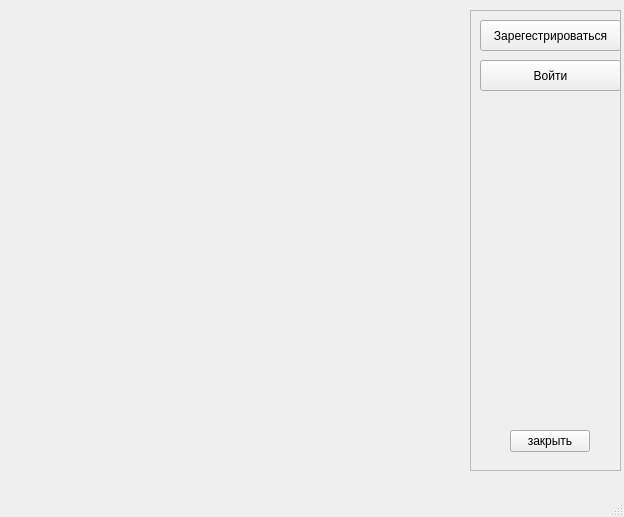
<?xml version="1.0" encoding="UTF-8"?>
<ui version="4.0">
 <class>MainWindow</class>
 <widget class="QMainWindow" name="MainWindow">
  <property name="geometry">
   <rect>
    <x>0</x>
    <y>0</y>
    <width>624</width>
    <height>517</height>
   </rect>
  </property>
  <property name="windowTitle">
   <string>MyPlayer3</string>
  </property>
  <widget class="QWidget" name="centralwidget">
   <widget class="QFrame" name="frame">
    <property name="geometry">
     <rect>
      <x>470</x>
      <y>10</y>
      <width>151</width>
      <height>461</height>
     </rect>
    </property>
    <property name="frameShape">
     <enum>QFrame::StyledPanel</enum>
    </property>
    <property name="frameShadow">
     <enum>QFrame::Raised</enum>
    </property>
    <widget class="QPushButton" name="Sing_In">
     <property name="geometry">
      <rect>
       <x>10</x>
       <y>10</y>
       <width>141</width>
       <height>31</height>
      </rect>
     </property>
     <property name="text">
      <string>Зарегестрироваться</string>
     </property>
    </widget>
    <widget class="QPushButton" name="close">
     <property name="geometry">
      <rect>
       <x>40</x>
       <y>420</y>
       <width>80</width>
       <height>22</height>
      </rect>
     </property>
     <property name="text">
      <string>закрыть</string>
     </property>
    </widget>
    <widget class="QPushButton" name="pushButton">
     <property name="geometry">
      <rect>
       <x>10</x>
       <y>50</y>
       <width>141</width>
       <height>31</height>
      </rect>
     </property>
     <property name="text">
      <string>Войти</string>
     </property>
    </widget>
   </widget>
  </widget>
  <widget class="QMenuBar" name="menubar">
   <property name="geometry">
    <rect>
     <x>0</x>
     <y>0</y>
     <width>624</width>
     <height>21</height>
    </rect>
   </property>
  </widget>
  <widget class="QStatusBar" name="statusbar"/>
 </widget>
 <resources/>
 <connections/>
</ui>
